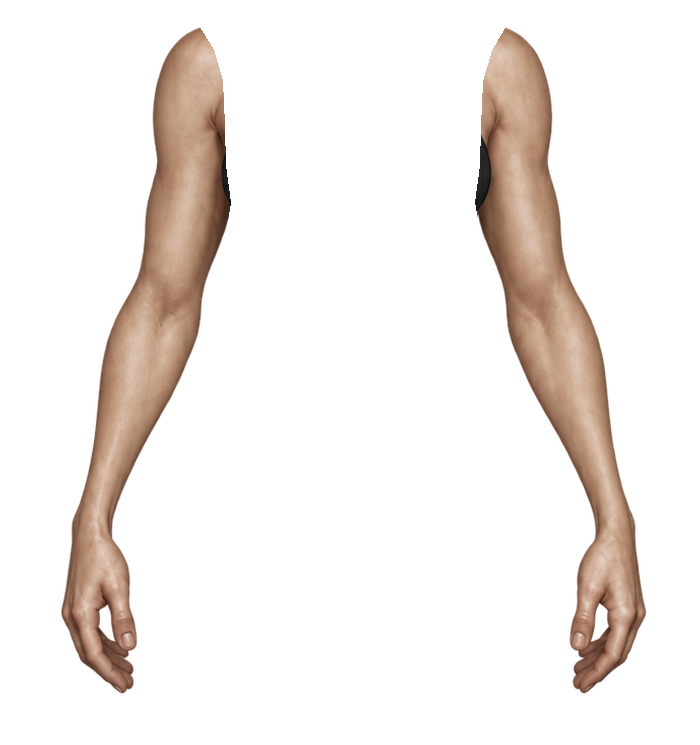
#> input picture Sources/female-own-arms-reference.png, 700 x 745 px, given in place of rifle.png, which was not available
$ python audit-selective-weapon-source.py
#> lines starting #> are read from the running program, lines starting #| are printed output that depends on the picture; pictures that were not available may be replaced by others from this repository, and a replacement may not be noted
"""Compare inherited weapon derivatives with registered raw Sources; never repaint."""
from pathlib import Path
import json
import numpy as np
from PIL import Image,ImageDraw
from scipy.ndimage import distance_transform_edt
R=Path(__file__).resolve().parents[1];D=R/'review/avatar-selective-merge';rows=[]
for pose,name in [('rifle','rifle'),('pistol','pistol'),('melee','knife')]:
 src=np.array(Image.open(R/f'review/male-reference-arm-art/Sources/{pose}.png').convert('RGBA'));raw=np.zeros_like(src);raw[26:,10:]=src[:-26,:-10];current=np.array(Image.open(R/f'avatar-core/assets/weapons/original-visible/weapon_{name}.png').convert('RGBA'));dist=distance_transform_edt(current[:,:,3]>0);delta=np.max(np.abs(current[:,:,:3].astype(int)-raw[:,:,:3].astype(int)),axis=2);uncertain=(current[:,:,3]>=250)&(dist>2)&(delta>3);Image.fromarray((uncertain*255).astype('uint8')).save(D/'Evidence'/f'weapon-{name}-inherited-difference-mask.png');im=Image.fromarray(current);box=im.getbbox();bg=Image.new('RGBA',im.size,'#777');bg.alpha_composite(im);pix=np.array(bg);pix[uncertain,:3]=[255,0,180];Image.fromarray(pix).crop(box).save(D/'Gallery'/f'weapon-{name}-uncertain.webp',lossless=True);rows.append({'pose':pose,'registered_raw_shift':[10,26],'solid_pixels_different_from_raw':int(uncertain.sum()),'interpretation':'historically edited/padded pixels; flagged for source review, not automatically a newly detected visual defect','runtime_changed':False})
#> further down, src is the input picture: shape (745, 700, 4); mean R, G, B, A 28.6, 22.5, 18.7, 39.7
#> after `raw[26:, 10:] = src[:-26, :-10]`:
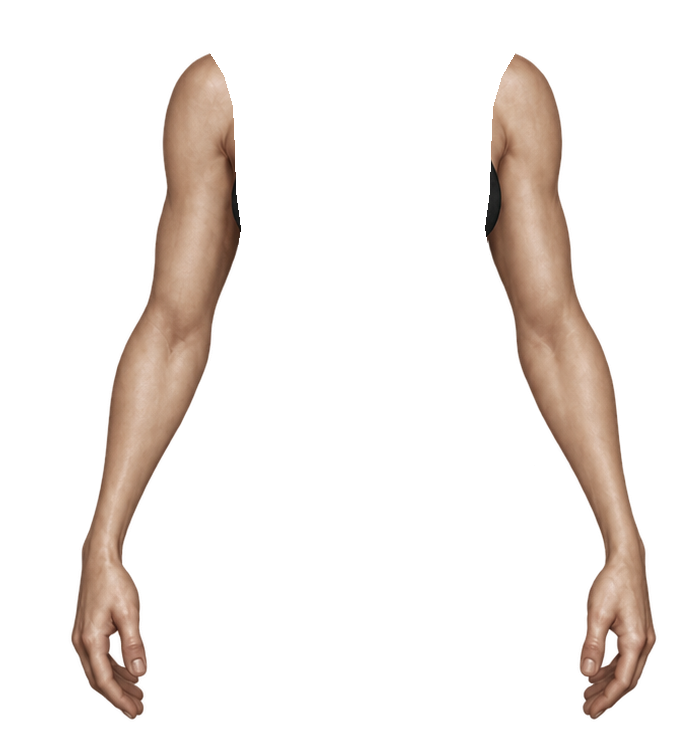
#> raw: shape (745, 700, 4); mean R, G, B, A 28.6, 22.5, 18.7, 39.7; transparent parts drawn white
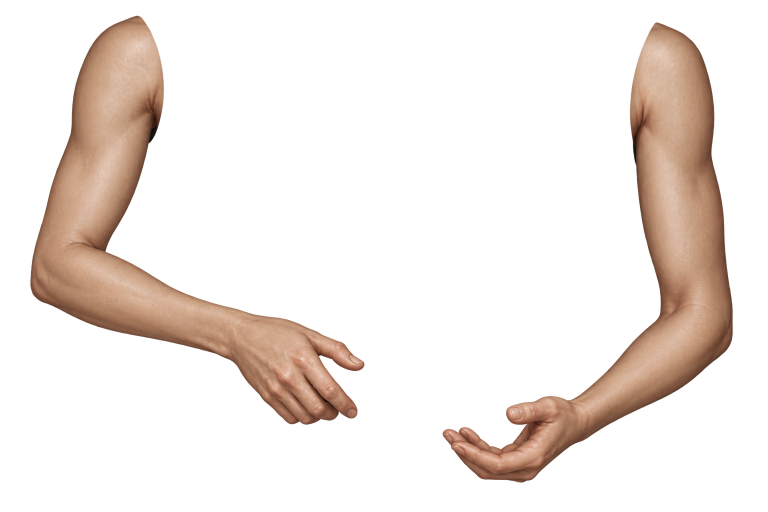
#> input picture Sources/female-rifle-arms-candidate-not-integrated.png, 1536 x 1024 px, given in place of weapon_rifle.png, which was not available (shown at 1/2 size)
#> further down, current is the input picture: shape (1024, 1536, 4); mean R, G, B, A 69.1, 50.3, 39.6, 49.8
#> after `dist = distance_transform_edt(current[:, :, 3] > 0)`:
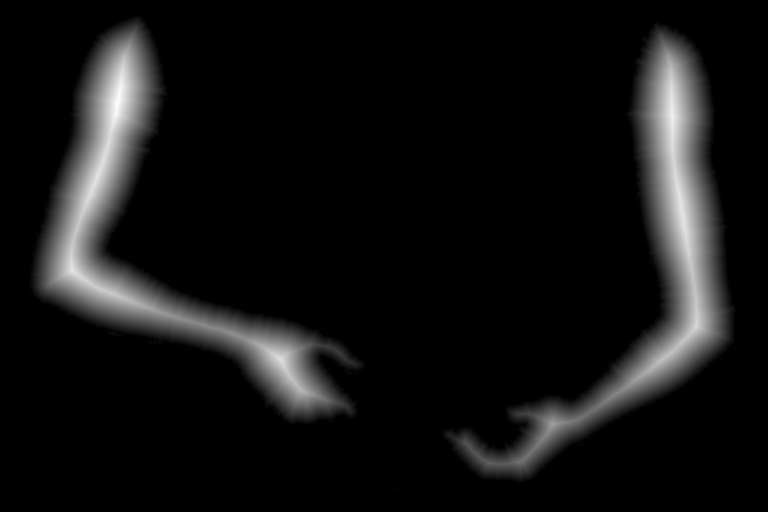
#> dist: shape (1024, 1536) float64 (shown at 1/2 size); min 0, max 91.68, mean 6.8; drawn with min black and max white
#> (the run stopped early here; a loop or call above may not have finished)
